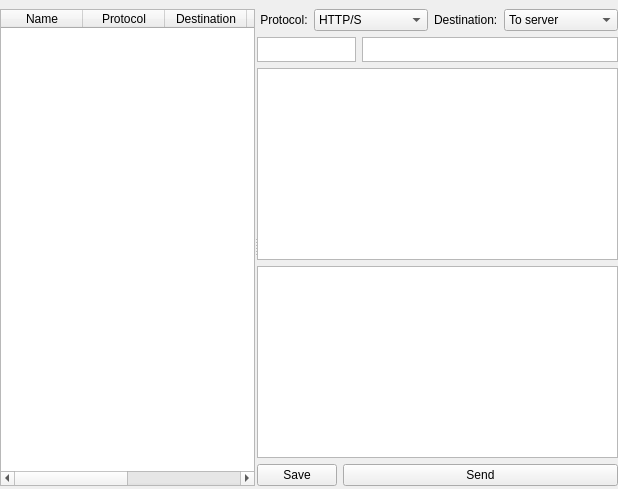
      <widget class="QWidget" name="tab_custom">
       <attribute name="title">
        <string>Custom</string>
       </attribute>
       <layout class="QHBoxLayout" name="horizontalLayout_2">
        <property name="leftMargin">
         <number>0</number>
        </property>
        <property name="topMargin">
         <number>3</number>
        </property>
        <property name="rightMargin">
         <number>0</number>
        </property>
        <property name="bottomMargin">
         <number>0</number>
        </property>
        <item>
         <widget class="QSplitter" name="customSplitter">
          <property name="orientation">
           <enum>Qt::Horizontal</enum>
          </property>
          <property name="handleWidth">
           <number>2</number>
          </property>
          <property name="childrenCollapsible">
           <bool>false</bool>
          </property>
          <widget class="QWidget" name="verticalLayoutWidget_7">
           <layout class="QVBoxLayout" name="verticalLayout_12">
            <property name="sizeConstraint">
             <enum>QLayout::SetDefaultConstraint</enum>
            </property>
            <property name="leftMargin">
             <number>0</number>
            </property>
            <property name="topMargin">
             <number>6</number>
            </property>
            <property name="rightMargin">
             <number>0</number>
            </property>
            <property name="bottomMargin">
             <number>3</number>
            </property>
            <item>
             <widget class="QTableWidget" name="customTable">
              <attribute name="horizontalHeaderDefaultSectionSize">
               <number>82</number>
              </attribute>
              <attribute name="verticalHeaderDefaultSectionSize">
               <number>20</number>
              </attribute>
              <column>
               <property name="text">
                <string>Name</string>
               </property>
              </column>
              <column>
               <property name="text">
                <string>Protocol</string>
               </property>
              </column>
              <column>
               <property name="text">
                <string>Destination</string>
               </property>
              </column>
              <column>
               <property name="text">
                <string>Text</string>
               </property>
              </column>
              <column>
               <property name="text">
                <string>Set</string>
               </property>
              </column>
              <column>
               <property name="text">
                <string>Remove</string>
               </property>
              </column>
             </widget>
            </item>
           </layout>
          </widget>
          <widget class="QWidget" name="verticalLayoutWidget_10">
           <layout class="QVBoxLayout" name="verticalLayout_16">
            <property name="leftMargin">
             <number>0</number>
            </property>
            <property name="topMargin">
             <number>6</number>
            </property>
            <property name="rightMargin">
             <number>0</number>
            </property>
            <property name="bottomMargin">
             <number>3</number>
            </property>
            <item>
             <layout class="QHBoxLayout" name="horizontalLayout">
              <item>
               <widget class="QLabel" name="label_4">
                <property name="sizePolicy">
                 <sizepolicy hsizetype="Maximum" vsizetype="Preferred">
                  <horstretch>0</horstretch>
                  <verstretch>0</verstretch>
                 </sizepolicy>
                </property>
                <property name="text">
                 <string> Protocol:</string>
                </property>
               </widget>
              </item>
              <item>
               <widget class="QComboBox" name="customComboProtocol">
                <item>
                 <property name="text">
                  <string>HTTP/S</string>
                 </property>
                </item>
                <item>
                 <property name="text">
                  <string>XMPP</string>
                 </property>
                </item>
                <item>
                 <property name="text">
                  <string>RTMP</string>
                 </property>
                </item>
                <item>
                 <property name="text">
                  <string>RMS</string>
                 </property>
                </item>
               </widget>
              </item>
              <item>
               <widget class="QLabel" name="label_5">
                <property name="sizePolicy">
                 <sizepolicy hsizetype="Maximum" vsizetype="Preferred">
                  <horstretch>0</horstretch>
                  <verstretch>0</verstretch>
                 </sizepolicy>
                </property>
                <property name="text">
                 <string>Destination:</string>
                </property>
               </widget>
              </item>
              <item>
               <widget class="QComboBox" name="customComboDetination">
                <item>
                 <property name="text">
                  <string>To server</string>
                 </property>
                </item>
                <item>
                 <property name="text">
                  <string>To client</string>
                 </property>
                </item>
               </widget>
              </item>
             </layout>
            </item>
            <item>
             <layout class="QHBoxLayout" name="horizontalLayout_18">
              <item>
               <widget class="QTextEdit" name="customHttpMethod">
                <property name="sizePolicy">
                 <sizepolicy hsizetype="Maximum" vsizetype="Maximum">
                  <horstretch>0</horstretch>
                  <verstretch>0</verstretch>
                 </sizepolicy>
                </property>
                <property name="maximumSize">
                 <size>
                  <width>100</width>
                  <height>25</height>
                 </size>
                </property>
                <property name="inputMethodHints">
                 <set>Qt::ImhUppercaseOnly</set>
                </property>
                <property name="verticalScrollBarPolicy">
                 <enum>Qt::ScrollBarAlwaysOff</enum>
                </property>
                <property name="horizontalScrollBarPolicy">
                 <enum>Qt::ScrollBarAlwaysOff</enum>
                </property>
                <property name="lineWrapMode">
                 <enum>QTextEdit::NoWrap</enum>
                </property>
                <property name="acceptRichText">
                 <bool>false</bool>
                </property>
               </widget>
              </item>
              <item>
               <widget class="QTextEdit" name="customHttpUrl">
                <property name="sizePolicy">
                 <sizepolicy hsizetype="Expanding" vsizetype="Maximum">
                  <horstretch>0</horstretch>
                  <verstretch>0</verstretch>
                 </sizepolicy>
                </property>
                <property name="maximumSize">
                 <size>
                  <width>16777215</width>
                  <height>25</height>
                 </size>
                </property>
                <property name="inputMethodHints">
                 <set>Qt::ImhNone</set>
                </property>
                <property name="verticalScrollBarPolicy">
                 <enum>Qt::ScrollBarAlwaysOff</enum>
                </property>
                <property name="horizontalScrollBarPolicy">
                 <enum>Qt::ScrollBarAlwaysOff</enum>
                </property>
                <property name="lineWrapMode">
                 <enum>QTextEdit::NoWrap</enum>
                </property>
                <property name="acceptRichText">
                 <bool>false</bool>
                </property>
               </widget>
              </item>
             </layout>
            </item>
            <item>
             <widget class="QTextEdit" name="customHttpHeaders">
              <property name="enabled">
               <bool>true</bool>
              </property>
              <property name="lineWrapMode">
               <enum>QTextEdit::NoWrap</enum>
              </property>
              <property name="acceptRichText">
               <bool>false</bool>
              </property>
             </widget>
            </item>
            <item>
             <widget class="QTextEdit" name="customText">
              <property name="lineWrapMode">
               <enum>QTextEdit::NoWrap</enum>
              </property>
              <property name="acceptRichText">
               <bool>false</bool>
              </property>
             </widget>
            </item>
            <item>
             <layout class="QHBoxLayout" name="horizontalLayout_17">
              <item>
               <widget class="QPushButton" name="customButtonSave">
                <property name="sizePolicy">
                 <sizepolicy hsizetype="Maximum" vsizetype="Fixed">
                  <horstretch>0</horstretch>
                  <verstretch>0</verstretch>
                 </sizepolicy>
                </property>
                <property name="text">
                 <string>Save</string>
                </property>
               </widget>
              </item>
              <item>
               <widget class="QPushButton" name="customButtonSend">
                <property name="text">
                 <string>Send</string>
                </property>
               </widget>
              </item>
             </layout>
            </item>
           </layout>
          </widget>
         </widget>
        </item>
       </layout>
      </widget>
